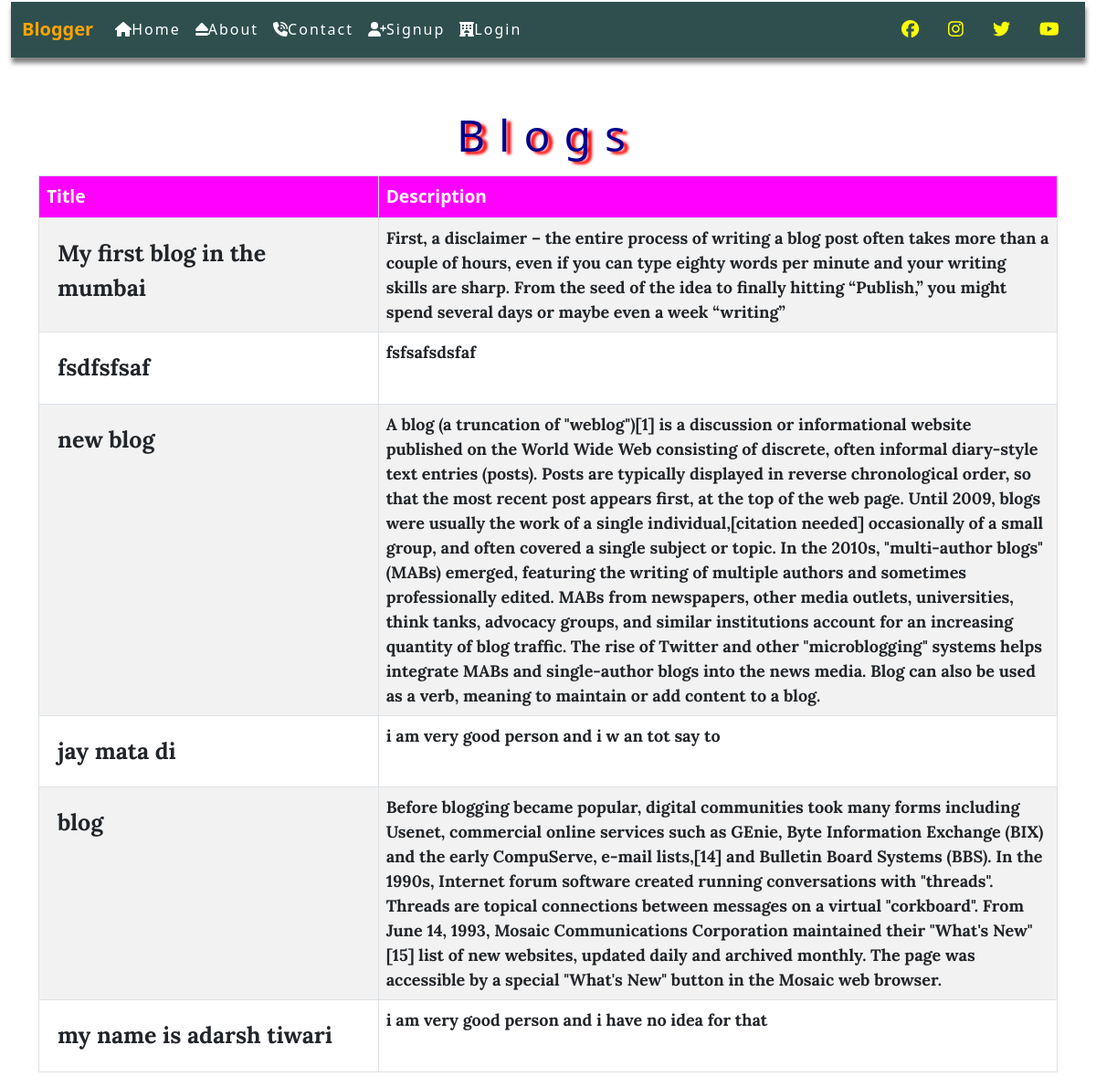
The page / on the database its author committed.
### blog/models.py (models this page shows)
class Post(models.Model):
    id = models.AutoField(primary_key=True)
    title=models.CharField(max_length=50)
    desc=models.TextField()

### blog/views.py (the view)
# urls.py: path('',views.home,name='homepage'),
def home(request):
    posts=Post.objects.all()
    return render(request,'blog/home.html',{'posts':posts})

### blog/templates/blog/home.html (shortened to what this page needs)
{% extends 'blog/base.html' %}
{% block content %}
  <div class="col-sm-12">
      <h2 class='p-2 text-center'style='color:darkblue;font-size:3em; letter-spacing:15px;
      text-shadow:5px 3px 3px red;'>Blogs</h2>
     <table class='table table-bordered table-striped table-hover'>
       <thead>
         <tr style='background-color: magenta; font-weight: bold; color:white;'>
           <th style='width:30%;font-size:larger;'>Title</th>
           <th style='width:60%;font-size: larger;'>Description</th>
         </tr>
       </thead>
       <tbody class='mytable'>
        {% for post in posts %}
         <tr style='font-size: large;' class='myfont'>
           <td style='padding: 20px;font-size:25px;'>{{post.title}}</td>
           <td>{{post.desc}}</td>
         </tr>
         {% endfor %}
       </tbody>
     </table>
  </div>
{% endblock content %}

### blog/templates/blog/base.html (shortened to what this page needs)
<!DOCTYPE html>
{% load static %}
<html lang="en">
<head>
    <link rel="stylesheet" href="{% static 'blog/css/bootstrap.css' %}">
    <link rel="stylesheet" href="{% static 'blog/css/all.css' %}">
    <link rel="stylesheet" href="{% static 'blog/css/mystyle.css' %}">
</head>
<body>
<div class="container-fluid">
    {% include 'blog/navbar.html' %}
</div>
<div class="container">
    <div class="row mt-5">
         {% block content %}
        {% endblock content %}
    </div>
</div>
</body>
</html>

### blog/templates/blog/navbar.html (shortened to what this page needs)
<nav class="navbar navbar-expand-lg mynavbar fixed-top">
  <div class="container-fluid">
    <a class="navbar-brand" href="#"style='color:orange;font-weight:bold;1'>Blogger</a>
    <div class="collapse navbar-collapse" id="navbarNav">
      <ul class="navbar-nav">
        <li class="nav-item">
          <a class="nav-link active" aria-current="page" href="{% url 'homepage' %}"><i class="fas fa-home"></i>Home</a>
        </li>
        <li class="nav-item">
          <a class="nav-link" href="{% url 'aboutpage' %}"><i class="fas fa-eject"></i>About</a>
        </li>
        <li class="nav-item">
          <a class="nav-link" href="{% url 'contactpage' %}"><i class="fas fa-phone-volume"></i>Contact</a>
        </li>
        {% if request.user.is_authenticated %}
        <li class="nav-item">
          <a class="nav-link" href="{% url 'dashboardpage' %}"><i class="fas fa-chart-line"></i>Dashboard</a>
        </li><li class="nav-item">
          <a class="nav-link" href="{% url 'logoutpage' %}"><i class="fas fa-sign-out-alt"></i>Logout</a>
        </li>
        {% else %}
        <li class="nav-item">
          <a class="nav-link" href="{% url 'signuppage' %}"><i class="fas fa-user-plus"></i>Signup</a>
        </li>
        <li class="nav-item">
          <a class="nav-link" href="{% url 'loginpage' %}"><i class="fas fa-hotel"></i>Login</a>
        </li>
        {% endif %}
      </ul>
    </div>
          <a class="nav-link a" href="https://www.facebook.com/" target=""><i class='fab fa-facebook'></i></a>
          <a class="nav-link a" href="https://www.instagram.com/" target="blank"><i class='fab fa-instagram'></i></a>
          <a class="nav-link a" href="https://www.twitter.com/" target="blank"><i class='fab fa-twitter'></i></a>
          <a class="nav-link a" href="https://www.youtube.com/" target="blank"><i class='fab fa-youtube'></i></a>
  </div>
</nav>

### blog/static/blog/css/all.css (style rules this page uses)
.fa-eject:before { content:"\f052" }
.fa-facebook:before { content:"\f09a" }
.fa-hotel:before { content:"\f594" }
.fa-instagram:before { content:"\f16d" }
.fa-phone-volume:before { content:"\f2a0" }
.fa-twitter:before { content:"\f099" }
.fa-user-plus:before { content:"\f234" }
.fa-youtube:before { content:"\f167" }

### blog/static/blog/css/mystyle.css (style rules this page uses)
body { margin:0px; padding:0px; }

### blog/templates/blog/base.html (style rules this page uses)
.myfont { font-family: 'Lora', 'serif'; font-weight: bolder; }

### blog/templates/blog/navbar.html (style rules this page uses)
.mynavbar { background-color:darkslategrey; margin-top:2px; box-shadow:1px 6px 5px gray; position:relative; }
#navbarNav a { color:white; letter-spacing:2px; }
.a { color:yellow; }
.a,i { font-size:larger; }

### rows shown on the page
Post: title "My first blog in the mumbai", desc "First, a disclaimer – the entire process of writing a blog post often takes more than a couple of hours, even if you can type eighty words per minute and your writing skills are sharp. From the seed of the idea to finally hitting “Publish,” you might spend several days or maybe even a week “writing”"
Post: title "fsdfsfsaf", desc "fsfsafsdsfaf"
Post: title "new blog", desc "A blog (a truncation of \"weblog\")[1] is a discussion or informational website published on the World Wide Web consisting of discrete, often informal diary-style text entries (posts). Posts are typically displayed in reverse chronological order, so that the most recent post appears first, at the top of the web page. Until 2009, blogs were usually the work of a single individual,[citation needed] occasionally of a small group, and often covered a single subject or topic. In the 2010s, \"multi-author blogs\" (MABs) emerged, featuring the writing of multiple authors and sometimes professionally edited. MABs from newspapers, other media outlets, universities, think tanks, advocacy groups, and…"
Post: title "jay mata di", desc "i am very good person and i w an tot say to"
Post: title "blog", desc "Before blogging became popular, digital communities took many forms including Usenet, commercial online services such as GEnie, Byte Information Exchange (BIX) and the early CompuServe, e-mail lists,[14] and Bulletin Board Systems (BBS). In the 1990s, Internet forum software created running conversations with \"threads\". Threads are topical connections between messages on a virtual \"corkboard\". From June 14, 1993, Mosaic Communications Corporation maintained their \"What's New\"[15] list of new websites, updated daily and archived monthly. The page was accessible by a special \"What's New\" button in the Mosaic web browser."
Post: title "my name is adarsh tiwari", desc "i am very good person and i have no idea for that"
